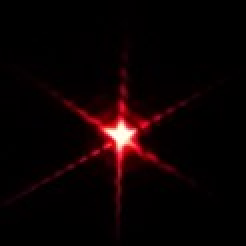
#> input picture 10cm_hex.jpg, 123 x 123 px (shown 2 times larger)
$ jupyter execute --allow-errors Diffraction_Lab_Student.ipynb   (shell and % lines are left out)
#> lines starting #> are read from the running program, lines starting #| are printed output that depends on the picture; long printed decimals are rounded
#Initialize this colab notebook

[cell 1]
import numpy as np
from scipy.fft import fft2
from scipy import ndimage
import matplotlib.pyplot as plt
from PIL import Image
import cv2
from google.colab.patches import cv2_imshow
from math import log10, floor

The following repository can be cloned if this code is being executed in google colab. This will bring the sample files into the virtual enviornement. If this is being run locally in a jupyter notebook enviorment, just navigate to the sample files. (Might implement another block for this later.

[cell 2]
%cd Diffraction-Lab-Supplementary

Run this block to make sure the above block worked. You should see image files including 'hex_target.png'

#Make an aperture

## Calibration aperture
Real apertures have a thickness that can affect the diffraction pattern you observe if the effective slit width changes as a function of the angle between the light wavefront and the aperture

The following section will help you quantify that effect using a single slit as the calibration tool.

Diagram from: http://hyperphysics.phy-astr.gsu.edu/hbase/phyopt/sinslit.html

[cell 3]
wavelength = 632.8E-9 # Insert the value for the wavelength here
d_wavelength = 0.1E-9# Uncertainty in the wavelength

distance_between_fringes = 2.1E-3 # Insert the value for the distance between the fringes here
d_fringes= 0.2E-3 # Uncertainty in the distance between the fringes

distance_from_slit_to_screen = 0.91 # Insert the value for the distance from the slit to the screen here (D in the diagram)
d_screen = 0.01 # Uncertainty in the distance to the screen


# Calculate the width of the slit (a in the diagram)
width = wavelength *  distance_from_slit_to_screen / distance_between_fringes

# Calculate the error in the width of the slit
error = np.sqrt((d_wavelength *  distance_from_slit_to_screen / distance_between_fringes)**2+(wavelength *  d_screen / distance_between_fringes)**2 + ((wavelength *  distance_from_slit_to_screen / distance_between_fringes**2) * d_fringes)**2)

width = width*1E3
error = error*1E3
# Print the width of the slit
print('The width of the slit is {:.{prec}f}({:.0f})mm'.format(width, floor(error / (10**floor(log10(error)))), prec=-floor(log10(error))))

## Considerations for non-standard apertures

# FFT calculation
This section will walk you through the derivation of the far-field diffraction pattern and explore the consequences of numerically solved fourier transforms.

First we load in our image. 2 samples are provided, "hex_target.png" and "pi_target.png".  The image also must be a square, and sometimes even if the image was meant to be a square it can be a few pixels off, so we perform a crop. You should be able to see the cropped image after running the next block

[cell 4]
image_filename = "hex_target.png"

# Read and process image
#> (the rest of this cell did not finish here and is left out)

Now we want to just extract the actual slit from the above image. For the test images this was done by first pushing any range of black colors to white (to get rid of the border) converting to greyscale.

You could either design your slit images like ours or modify the function below to give the same results.

[cell 5]
#This is basically a black threshold
r1, g1, b1 = 40, 40, 40 # Original value
#> r1 = 40; g1 = 40; b1 = 40

#> (the rest of this cell did not finish here and is left out)

Finally we can calculate the fft of this image

[cell 6]
def calculate_2dft(input):
    ft = np.fft.ifftshift(input)
    ft = np.fft.fft2(ft)
    return np.fft.fftshift(ft)

#Calculate the fft
#> (the rest of this cell did not finish here and is left out)

# Import your actual diffraction pattern

[cell 7]
from google.colab import files
uploaded = files.upload()
#> the answer given: 10cm_hex.jpg

# Calculate the entropy from the diffraction patterns
This section will show you how to take an image (either from your computationally determined diffraction pattern or your actual diffraction pattern) and calculate the entropy.

[cell 8]
dif_pattern = cv2.imread('10cm_hex.jpg')        # Open original diffraction image
#> dif_pattern is the input picture: shape (123, 123, 3); mean B, G, R 3.1, 2.4, 11.9
gray_dif = cv2.cvtColor(dif_pattern, cv2.COLOR_BGR2GRAY)
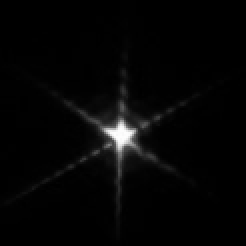
#> gray_dif: shape (123, 123) (shown 2 times larger); min 0, max 253, mean 5.3
cv2.imwrite('Grayscaled_square.jpg', gray_dif)       # Save grayscaled diffraction image

cv2_imshow(dif_pattern)   # Show original diffraction image
cv2_imshow(gray_dif)      # Show grayscaled diffraction image but it's not used in this code for calculation

kernelx = np.array([[1,0,-1],[2,0,-2],[1,0,-1]]) #Sobel filter for x gradient
kernely = np.array([[1,2,1] ,[0,0,0], [-1,-2,-1]]) #Sobel filter for y gradient

xconv = ndimage.convolve(gray_dif, kernelx) #Convolving with the image to calculate the gradient along each direction
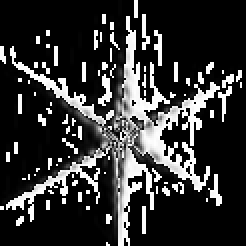
#> xconv: shape (123, 123) (shown 2 times larger); min 0, max 255, mean 51.5
yconv = ndimage.convolve(gray_dif, kernely)
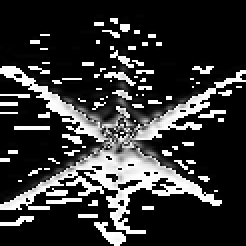
#> yconv: shape (123, 123) (shown 2 times larger); min 0, max 255, mean 51.9

sobel = np.hypot(xconv, yconv) #Calculating the total gradient for each pixel
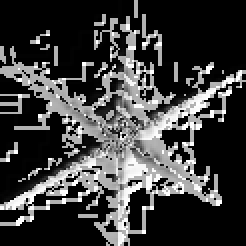
#> sobel: shape (123, 123) float16 (shown 2 times larger); min 0, max 360.5, mean 88; drawn with min black and max white

cv2_imshow(sobel) #Plotting


S_entropy = 0
counts = 0

for y in range(len(sobel)):
  for x in range(len(sobel[y])):
    pixel = sobel[y][x]
    counts += 1
    if pixel == 0:
        S_entropy += 0
    else:
        S_entropy += pixel * np.log(pixel)
#> this loop made 123 passes
#> after the loop, S_entropy = 7400447.6; counts = 15129

print('The total number of pixels in the image is: ', counts)
#| The total number of pixels in the image is:  15129
print('The entropy of this diffraction pattern is: ', S_entropy)
#| The entropy of this diffraction pattern is:  7400447.619
print('Entropy (bits/pixel) = ', S_entropy/counts)
#| Entropy (bits/pixel) =  489.156
